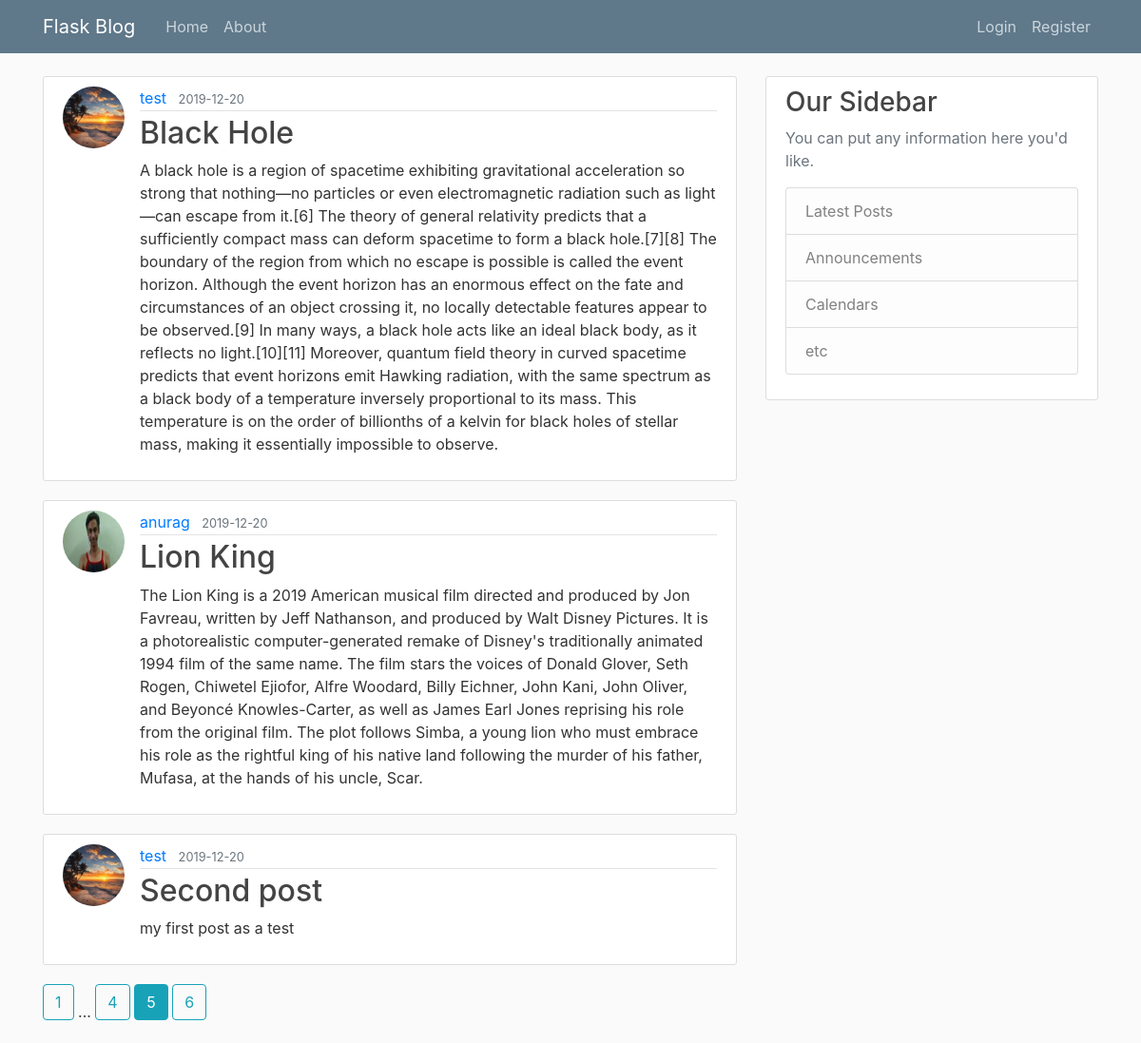
/home?page=5, run on the app's committed database.
### flaskblog/models.py (models this page shows, shortened)
class Post(db.Model):
    id = db.Column(db.Integer, primary_key=True)
    title = db.Column(db.String(100), nullable=False)
    date_posted = db.Column(db.DateTime, nullable=False, default=datetime.utcnow)
    content = db.Column(db.Text, nullable=False)
    user_id = db.Column(db.Integer, db.ForeignKey('user.id'), nullable=False)

class User(db.Model, UserMixin):
    id = db.Column(db.Integer, primary_key=True)
    username = db.Column(db.String(20), unique=True, nullable=False)
    email = db.Column(db.String(120), unique=True, nullable=False)
    image_file = db.Column(db.String(20), nullable=False, default='default.jpeg')
    password = db.Column(db.String(60), nullable=False)
    posts = db.relationship('Post', backref='author', lazy=True)

### flaskblog/main/routes.py (the view)
@main.route("/")
@main.route("/home",methods=['GET'])
def home():
    page = request.args.get('page',1,type=int)
    posts = Post.query.order_by(Post.date_posted.desc()).paginate(page=page, per_page=3)
    return render_template('home.html', posts=posts)

### flaskblog/templates/home.html
{% extends "layout.html" %}
{% block content %}
	{% for post in posts.items %}
		<article class="media content-section">
			<img src="{{ url_for('static', filename='pics/'+ post.author.image_file) }}" class="rounded-circle article-img">
		  <div class="media-body">
		    <div class="article-metadata">
		      <a class="mr-2" href="{{ url_for('users.user_posts', username=post.author.username) }}">{{ post.author.username }}</a>
		      <small class="text-muted">{{ post.date_posted.strftime('%Y-%m-%d') }}</small>
		    </div>
		    <h2><a class="article-title" href="{{ url_for('posts.post',post_id = post.id) }}">{{ post.title }}</a></h2>
		    <p class="article-content">{{ post.content }}</p>
		  </div>
		</article>
	{%endfor%}
	{% for page_num in posts.iter_pages(left_edge=1, right_edge=1, left_current=1, right_current=2) %}
		{% if page_num %}
			{% if posts.page == page_num %}
				<a class="btn btn-info mb-4" href="{{ url_for('main.home',page = page_num) }}">
				{{ page_num }}
			</a>
			{% else %}
				<a class="btn btn-outline-info mb-4" href="{{ url_for('main.home',page = page_num) }}">
				{{ page_num }}
			</a>
			{%endif%}
		{%else%}
			...
		{%endif%}
	{%endfor%}
{% endblock content %}

### flaskblog/static/main.css (style rules this page uses)
body { background: #fafafa; color: #333333; margin-top: 5rem; }
h1, h2, h3, h4, h5, h6 { color: #444444; }
.content-section { background: #ffffff; padding: 10px 20px; border: 1px solid #dddddd; border-radius: 3px; margin-bottom: 20px; }
.article-title { color: #444444; }
.article-content { white-space: pre-line; }
.article-img { height: 65px; width: 65px; margin-right: 16px; }
.article-metadata { padding-bottom: 1px; margin-bottom: 4px; border-bottom: 1px solid #e3e3e3 }

### data on the page
Post: image_file (placeholder picture), author.username "test", date_posted "2019-12-20", title "Black Hole", content "A black hole is a region of spacetime exhibiting gravitational acceleration so strong that nothing—no particles or even electromagnetic radiation such as light—can escape from it.[6] The theory of general relativity predicts that a sufficiently compact mass can deform spacetime to form a black hole.[7][8] The boundary of the region from which no escape is possible is called the event horizon. Although the event horizon has an enormous effect on the fate and circumstances of an object crossing it, no locally detectable features appear to be observed.[9] In many ways, a black hole acts like an ideal black body, as it reflects no light.[10][11] Moreover, quantum field theory in curved…"
Post: image_file (picture), author.username "anurag", date_posted "2019-12-20", title "Lion King", content "The Lion King is a 2019 American musical film directed and produced by Jon Favreau, written by Jeff Nathanson, and produced by Walt Disney Pictures. It is a photorealistic computer-generated remake of Disney's traditionally animated 1994 film of the same name. The film stars the voices of Donald Glover, Seth Rogen, Chiwetel Ejiofor, Alfre Woodard, Billy Eichner, John Kani, John Oliver, and Beyoncé Knowles-Carter, as well as James Earl Jones reprising his role from the original film. The plot follows Simba, a young lion who must embrace his role as the rightful king of his native land following the murder of his father, Mufasa, at the hands of his uncle, Scar."
Post: image_file (placeholder picture), author.username "test", date_posted "2019-12-20", title "Second post", content "my first post as a test"

### other printed values
{{ page_num }} "1" "4" "6"
{{ page_num }} "5"
